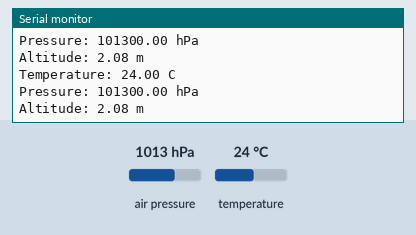
Bench run of a sketch on a simulated ESP32-C3. Parts: the last lines printed to the serial monitor. The test bench sets the inputs (shaded band); at power-on: air pressure 1013 hPa, temperature 24 °C. Nothing arrives over Bluetooth unless stated; a phone connects over Bluetooth LE 3 s after start.

Above: at 1.2 s.
1.3 s: air pressure set to 952 hPa
At 2.6 s:
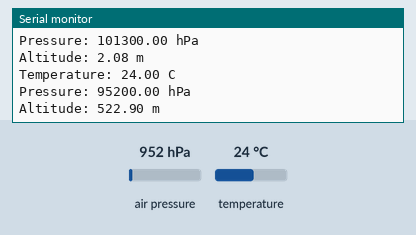
2.8 s: temperature set to 12 °C
At 3.8 s:
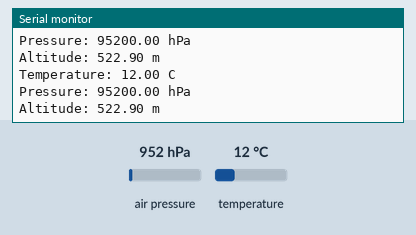
4.3 s: air pressure set to 975 hPa
At 5.8 s:
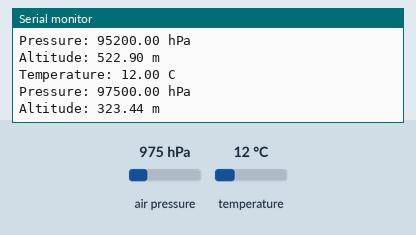
Timing chart, 0 to 7.3 s (numbered marks = the images above; inputs shaded):
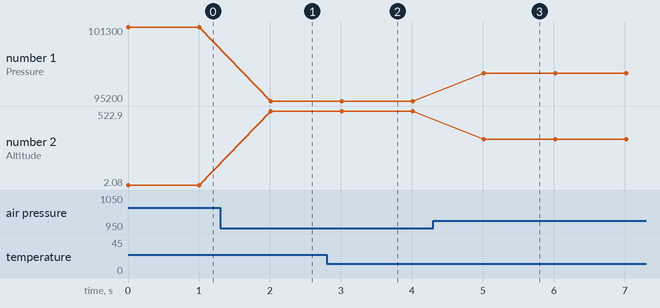

The sketch:

sketch_reading_data_on_pone_by_sensor_and_bluetooth.ino
```cpp
#include <Wire.h>
#include <MS5611.h>
#include <BLEDevice.h>
#include <BLEServer.h>
#include <BLEUtils.h>
#include <BLE2902.h>

MS5611 sensor(0x77);

BLECharacteristic *temperatureCharacteristic;
bool connected = false;

#define SERVICE_UUID "12345678-1234-1234-1234-123456789abc"
#define CHARACTERISTIC_UUID "abcd1234-1234-1234-1234-123456789abc"

class MyServerCallbacks : public BLEServerCallbacks {
  void onConnect(BLEServer *server) {
    connected = true;
  }

  void onDisconnect(BLEServer *server) {
    connected = false;
    BLEDevice::startAdvertising();
  }
};

void setup() {
  Serial.begin(115200);

  // راه اندازی I2C
  Wire.begin(8, 9);

  // راه اندازی سنسور
  if (!sensor.begin()) {
    Serial.println("Sensor not found!");
    while (1);
  }

  // راه اندازی BLE
  BLEDevice::init("ESP32C3-GY63");

  BLEServer *server = BLEDevice::createServer();
  server->setCallbacks(new MyServerCallbacks());

  BLEService *service = server->createService(SERVICE_UUID);

  temperatureCharacteristic = service->createCharacteristic(
    CHARACTERISTIC_UUID,
    BLECharacteristic::PROPERTY_READ |
    BLECharacteristic::PROPERTY_NOTIFY
  );

  temperatureCharacteristic->addDescriptor(new BLE2902());

  service->start();

  BLEAdvertising *advertising = BLEDevice::getAdvertising();
  advertising->addServiceUUID(SERVICE_UUID);
  advertising->start();

  Serial.println("BLE Started!");
}

void loop() {

  sensor.read();

  float temperature = sensor.getTemperature();
  float pressure = sensor.getPressure();
  float altitude = sensor.getAltitude();

  Serial.print("Temperature: ");
  Serial.print(temperature);
  Serial.println(" C");

  Serial.print("Pressure: ");
  Serial.print(pressure);
  Serial.println(" hPa");

  Serial.print("Altitude: ");
  Serial.print(altitude);
  Serial.println(" m");

  // ارسال دما به گوشی
  char value[30];
  sprintf(value, "%.2f C", temperature);

  temperatureCharacteristic->setValue(value);

  if (connected) {
    temperatureCharacteristic->notify();
  }

  delay(1000);
}
```

Measured:
- after the input at 1.3 s, the serial monitor: prints a new line after 0.71 s (image 1)
- after the input at 2.8 s, the serial monitor: prints a new line after 0.21 s (image 2)
- after the input at 4.3 s, the serial monitor: prints a new line after 0.72 s (image 3)
- plotted number 1: 101300 → 95200 after the input at 1.3 s, 95200 → 97500 after the input at 4.3 s
- plotted number 2: 2.08 → 522.9 after the input at 1.3 s, 522.9 → 323.44 after the input at 4.3 s
